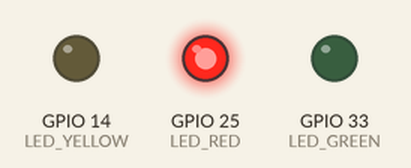
A program run on a simulated ESP32. Parts: output pins drawn as LEDs (lit = HIGH).

Above: at 1.5 s.
At 4.5 s:
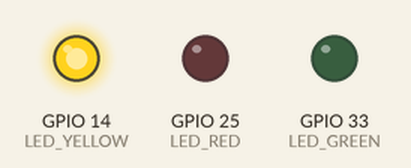
At 7.5 s:
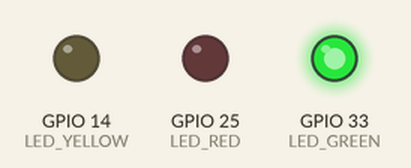
Timing chart, 0 to 11.7 s (numbered marks = the images above):
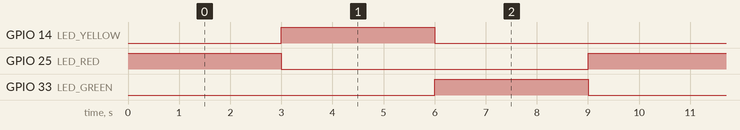

The program:

main.cpp
```cpp
#include <Arduino.h>
// Definisi pin untuk LED
#define LED_GREEN 33  // Lampu hijau di GPIO 33
#define LED_RED 25    // Lampu merah di GPIO 25
#define LED_YELLOW 14 // Lampu kuning di GPIO 14

void setup() {
  // Atur pin LED sebagai output
  pinMode(LED_GREEN, OUTPUT);
  pinMode(LED_RED, OUTPUT);
  pinMode(LED_YELLOW, OUTPUT);
}

void loop() {
  // 1. Lampu Merah menyala (3 detik)
  digitalWrite(LED_RED, HIGH);
  digitalWrite(LED_YELLOW, LOW);
  digitalWrite(LED_GREEN, LOW);
  delay(3000);

  // 2. Lampu Kuning menyala (3 detik)
  digitalWrite(LED_RED, LOW);
  digitalWrite(LED_YELLOW, HIGH);
  digitalWrite(LED_GREEN, LOW);
  delay(3000);

  // 3. Lampu Hijau menyala (3 detik)
  digitalWrite(LED_RED, LOW);
  digitalWrite(LED_YELLOW, LOW);
  digitalWrite(LED_GREEN, HIGH);
  delay(3000);
}
```

Measured:
- by itself, GPIO 14 (LED_YELLOW), GPIO 25 (LED_RED), GPIO 33 (LED_GREEN): alternates HIGH for 3.0 s and LOW for 6.0 s
- by itself, everything shown: repeats every 9.0 s, in 3 steps
